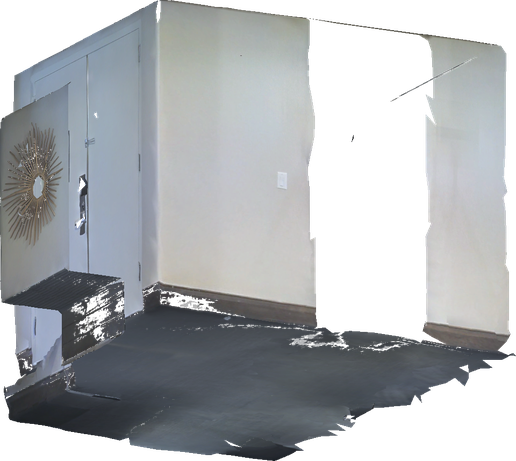
#> input picture bvh/shaded-geometry.png, 516 x 461 px, shrunk from 960 x 857 before the run, found by its file name
$ python bvh.py
#> lines starting #> are read from the running program, lines starting #| are printed output that depends on the picture
#%%
import matplotlib.pyplot as plt
import scienceplots

plt.rcParams["text.usetex"] = True
plt.style.use('science')


fig, (ax, bx, cx) = plt.subplots(1, 3,  tight_layout=True, dpi=300, figsize=(6.4, 3))

im1 = plt.imread('bvh/shaded-geometry.png')
#> im1 is the input picture: shape (461, 516, 4) float32; mean R, G, B, A 0.378, 0.39, 0.402, 0.679
im2 = plt.imread('bvh/wireframe-geometry.png')
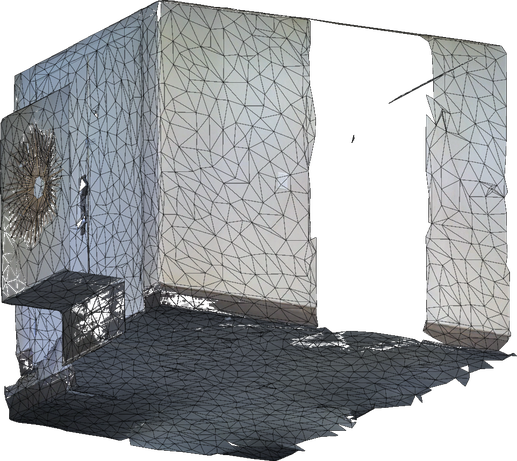
#> input picture bvh/wireframe-geometry.png, 517 x 461 px, shrunk from 962 x 858 before the run, found by its file name
#> im2 is the input picture: shape (461, 517, 4) float32; mean R, G, B, A 0.336, 0.347, 0.357, 0.682
im3 = plt.imread('bvh/bvh.png')
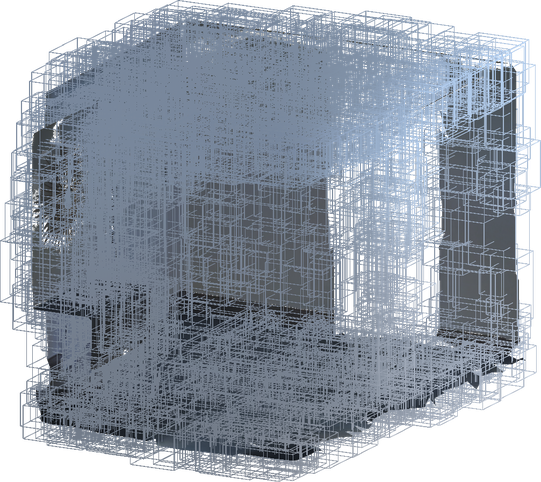
#> input picture bvh/bvh.png, 541 x 482 px, shrunk from 1007 x 897 before the run, found by its file name
#> im3 is the input picture: shape (482, 541, 4) float32; mean R, G, B, A 0.376, 0.415, 0.468, 0.742

ax.imshow(im1)
ax.axis('off')
bx.imshow(im2)
bx.axis('off')
cx.imshow(im3)
cx.axis('off')

plt.show()
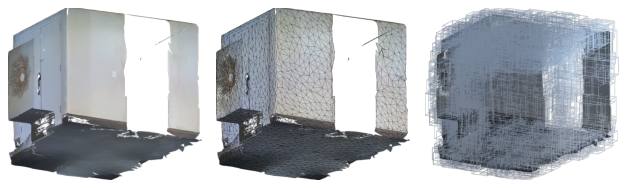
#> figure drawn by matplotlib, 3 panels
# %%
fig.savefig('bvh.png', transparent=True)


# %%
